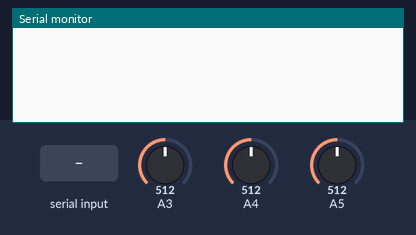
Bench run of a sketch on a simulated Arduino Uno, built with avr-gcc and run on an emulated ATmega328P. Shown: the last lines printed to the serial monitor. The inputs (shaded band) are chosen by the test bench; at power-on: A3 = 512, A4 = 512, A5 = 512.

Above: at 1.2 s.
1.3 s: "c" received over Serial
At 2.2 s:
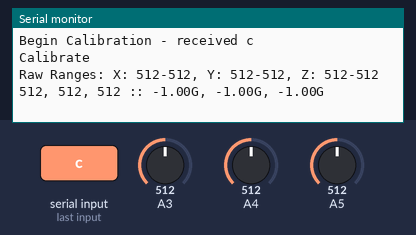
3.0 s: "1" received over Serial
At 4.3 s:
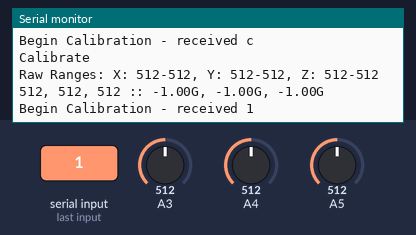

Measured:
- after the input at 1.3 s, the serial monitor: prints a new line at once (image 1)
- after the input at 3.0 s, the serial monitor: prints a new line at once (image 2)

The sketch:

Inclinometer_ADXL335_Arduino_Uno_Calibration.ino
```cpp
// (licence header left out)
const int xInput = A5;
const int yInput = A4;
const int zInput = A3;

// Raw Ranges:
// initialize to mid-range and allow calibration to
// find the minimum and maximum for each axis
int xRawMin = 512;
int xRawMax = 512;

int yRawMin = 512;
int yRawMax = 512;

int zRawMin = 512;
int zRawMax = 512;

// Take multiple samples to reduce noise
const int sampleSize = 10;

void setup() {
  analogReference(EXTERNAL); //Connect 3.3v to AREF

  Serial.begin(38400);
}

void loop() {
  char startByte = '0';

  if (Serial.available() > 0) {
    // read the byte
    startByte = Serial.read();
    Serial.print("Begin Calibration - received ");
    Serial.println(startByte);
   }

  if ((int)startByte == 'c') {
    delay(250);
    int xRaw = ReadAxis(xInput);
    int yRaw = ReadAxis(yInput);
    int zRaw = ReadAxis(zInput);

    AutoCalibrate(xRaw, yRaw, zRaw);

    Serial.print("Raw Ranges: X: ");
    Serial.print(xRawMin);
    Serial.print("-");
    Serial.print(xRawMax);

    Serial.print(", Y: ");
    Serial.print(yRawMin);
    Serial.print("-");
    Serial.print(yRawMax);

    Serial.print(", Z: ");
    Serial.print(zRawMin);
    Serial.print("-");
    Serial.print(zRawMax);
    Serial.println();
    Serial.print(xRaw);
    Serial.print(", ");
    Serial.print(yRaw);
    Serial.print(", ");
    Serial.print(zRaw);

    // Convert raw values to 'milli-Gs"
    long xScaled = map(xRaw, xRawMin, xRawMax, -1000, 1000);
    long yScaled = map(yRaw, yRawMin, yRawMax, -1000, 1000);
    long zScaled = map(zRaw, zRawMin, zRawMax, -1000, 1000);

    // re-scale to fractional Gs
    float xAccel = xScaled / 1000.0;
    float yAccel = yScaled / 1000.0;
    float zAccel = zScaled / 1000.0;

    Serial.print(" :: ");
    Serial.print(xAccel);
    Serial.print("G, ");
    Serial.print(yAccel);
    Serial.print("G, ");
    Serial.print(zAccel);
    Serial.println("G");

    //reset the startByte
    startByte = '0';
  }
}

//
// Read "sampleSize" samples and report the average
//
int ReadAxis(int axisPin) {
  long reading = 0;
  analogRead(axisPin);
  delay(1);
  for (int i = 0; i < sampleSize; i++) {
    reading += analogRead(axisPin);
  }

  return reading/sampleSize;
}

//
// Find the extreme raw readings from each axis
//
void AutoCalibrate(int xRaw, int yRaw, int zRaw) {
  Serial.println("Calibrate");
  if (xRaw < xRawMin) {
    xRawMin = xRaw;
  }
  if (xRaw > xRawMax) {
    xRawMax = xRaw;
  }

  if (yRaw < yRawMin) {
    yRawMin = yRaw;
  }
  if (yRaw > yRawMax) {
    yRawMax = yRaw;
  }

  if (zRaw < zRawMin) {
    zRawMin = zRaw;
  }
  if (zRaw > zRawMax) {
    zRawMax = zRaw;
  }
}
```
